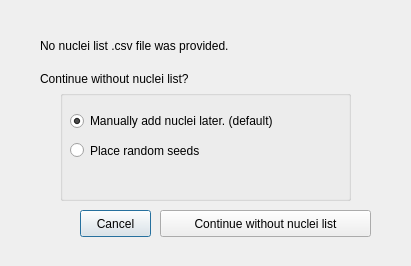
<?xml version="1.0" encoding="UTF-8"?>
<ui version="4.0">
 <class>Dialog</class>
 <widget class="QDialog" name="Dialog">
  <property name="geometry">
   <rect>
    <x>0</x>
    <y>0</y>
    <width>411</width>
    <height>266</height>
   </rect>
  </property>
  <property name="windowTitle">
   <string>Input Nuclei</string>
  </property>
  <property name="modal">
   <bool>true</bool>
  </property>
  <widget class="QLabel" name="label">
   <property name="geometry">
    <rect>
     <x>40</x>
     <y>30</y>
     <width>281</width>
     <height>31</height>
    </rect>
   </property>
   <property name="text">
    <string>No nuclei list .csv file was provided.</string>
   </property>
   <property name="wordWrap">
    <bool>true</bool>
   </property>
  </widget>
  <widget class="QLabel" name="label_2">
   <property name="geometry">
    <rect>
     <x>40</x>
     <y>70</y>
     <width>271</width>
     <height>17</height>
    </rect>
   </property>
   <property name="text">
    <string>Continue without nuclei list?</string>
   </property>
  </widget>
  <widget class="QGroupBox" name="groupBox">
   <property name="geometry">
    <rect>
     <x>60</x>
     <y>90</y>
     <width>291</width>
     <height>111</height>
    </rect>
   </property>
   <property name="title">
    <string/>
   </property>
   <widget class="QRadioButton" name="radioButton_random">
    <property name="geometry">
     <rect>
      <x>10</x>
      <y>50</y>
      <width>251</width>
      <height>21</height>
     </rect>
    </property>
    <property name="text">
     <string>Place random seeds</string>
    </property>
   </widget>
   <widget class="QRadioButton" name="radioButton_no_nuclei">
    <property name="geometry">
     <rect>
      <x>10</x>
      <y>20</y>
      <width>261</width>
      <height>22</height>
     </rect>
    </property>
    <property name="text">
     <string>Manually add nuclei later. (default)</string>
    </property>
    <property name="checked">
     <bool>true</bool>
    </property>
   </widget>
  </widget>
  <widget class="QPushButton" name="btn_cancel">
   <property name="geometry">
    <rect>
     <x>80</x>
     <y>210</y>
     <width>71</width>
     <height>27</height>
    </rect>
   </property>
   <property name="text">
    <string>Cancel</string>
   </property>
  </widget>
  <widget class="QPushButton" name="btn_continue">
   <property name="geometry">
    <rect>
     <x>160</x>
     <y>210</y>
     <width>211</width>
     <height>27</height>
    </rect>
   </property>
   <property name="text">
    <string>Continue without nuclei list</string>
   </property>
  </widget>
 </widget>
 <resources/>
 <connections/>
</ui>
